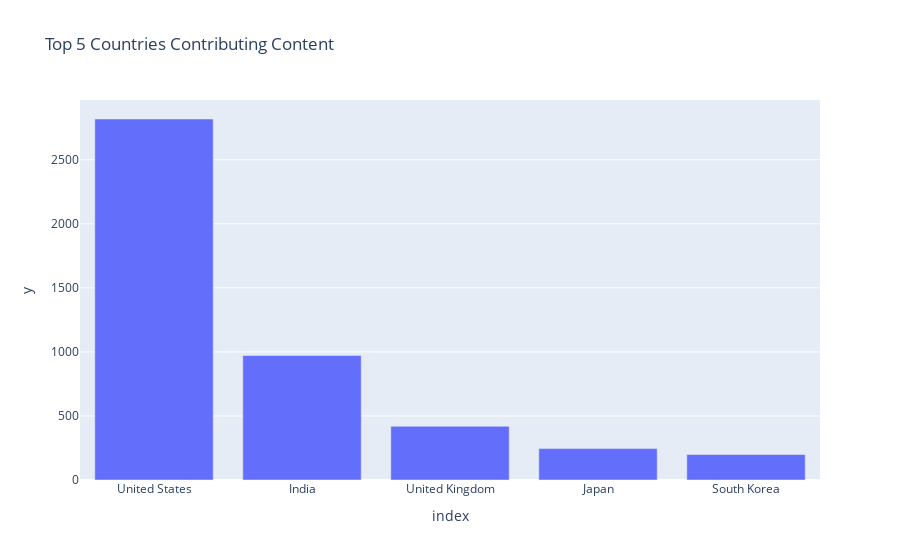

The notebook cell this image was saved under:
### Markdown cell above
# Top 5 Countries Contributing Content (Bar Chart):

### Code cell
top_countries = df['country'].value_counts().head(5)
fig = px.bar(top_countries, x=top_countries.index, y=top_countries.values, title='Top 5 Countries Contributing Content')
fig.show()

### Figure 1 — Plotly figure (JSON) as saved in the notebook; plotly's stock layout.template omitted (floating-point values rounded to 4 significant figures)
{"data": [{"alignmentgroup": "True", "hovertemplate": "index=%{x}<br>y=%{y}<extra></extra>", "legendgroup": "", "marker": {"color": "#636efa", "pattern": {"shape": ""}}, "name": "", "offsetgroup": "", "orientation": "v", "showlegend": false, "textposition": "auto", "type": "bar", "x": ["United States", "India", "United Kingdom", "Japan", "South Korea"], "xaxis": "x", "y": [2818, 972, 419, 245, 199], "yaxis": "y"}], "layout": {"barmode": "relative", "legend": {"tracegroupgap": 0}, "title": {"text": "Top 5 Countries Contributing Content"}, "xaxis": {"anchor": "y", "domain": [0, 1], "title": {"text": "index"}}, "yaxis": {"anchor": "x", "domain": [0, 1], "title": {"text": "y"}}}}
